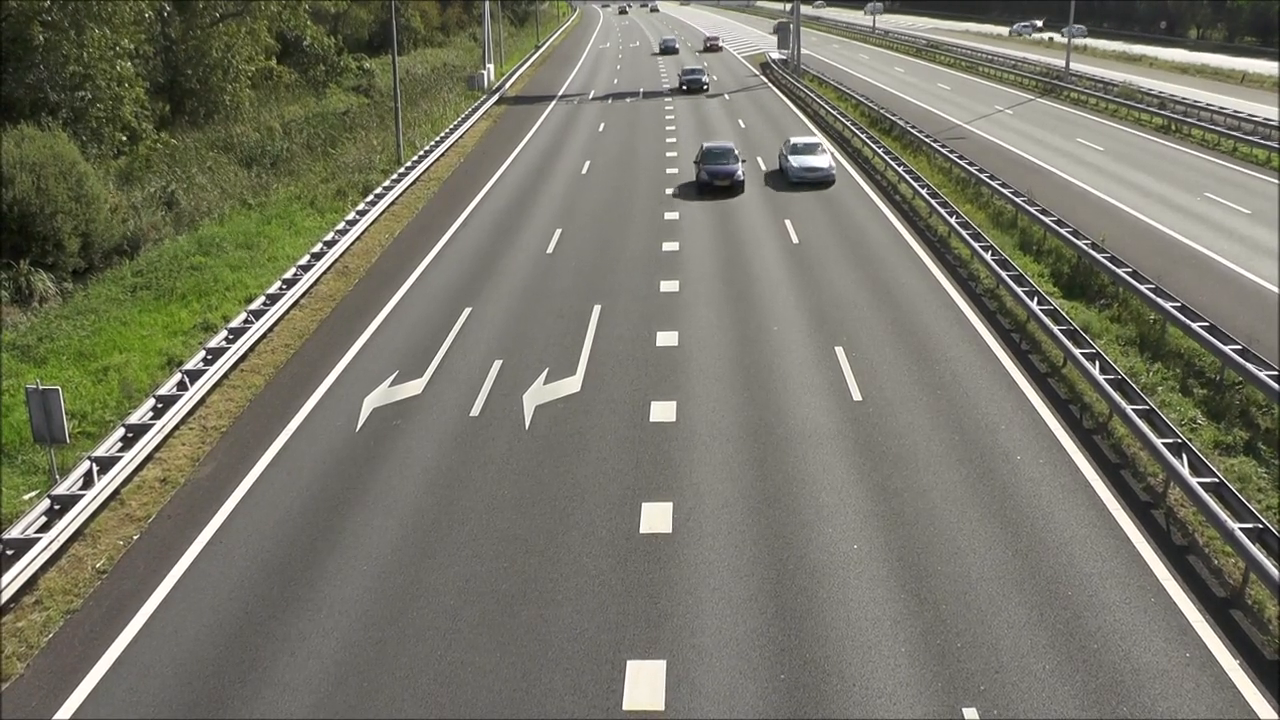
#> input picture frame 33 of Parte03/docs/traffic.mp4, 1280 x 720 px
$ python Exc1_aula.py
#> lines starting #> are read from the running program, lines starting #| are printed output that depends on the picture
#!/usr/bin/env python3

import cv2
import numpy as np
from time import sleep

y1_rect=600
y2_rect=700
def main():
    cap = cv2.VideoCapture('./docs/traffic.mp4')

    while True:
        ret, frame1 = cap.read()  # Grab every frame of the video
#> frame1 is the input picture: shape (720, 1280, 3); mean B, G, R 103.9, 117.9, 118.6

        tempo = float(1 / 120)
        sleep(tempo)  # Delay between each processing

        if ret == False:
            break


        gray = cv2.cvtColor(frame1, cv2.COLOR_BGR2GRAY)  # RGB to GRAY
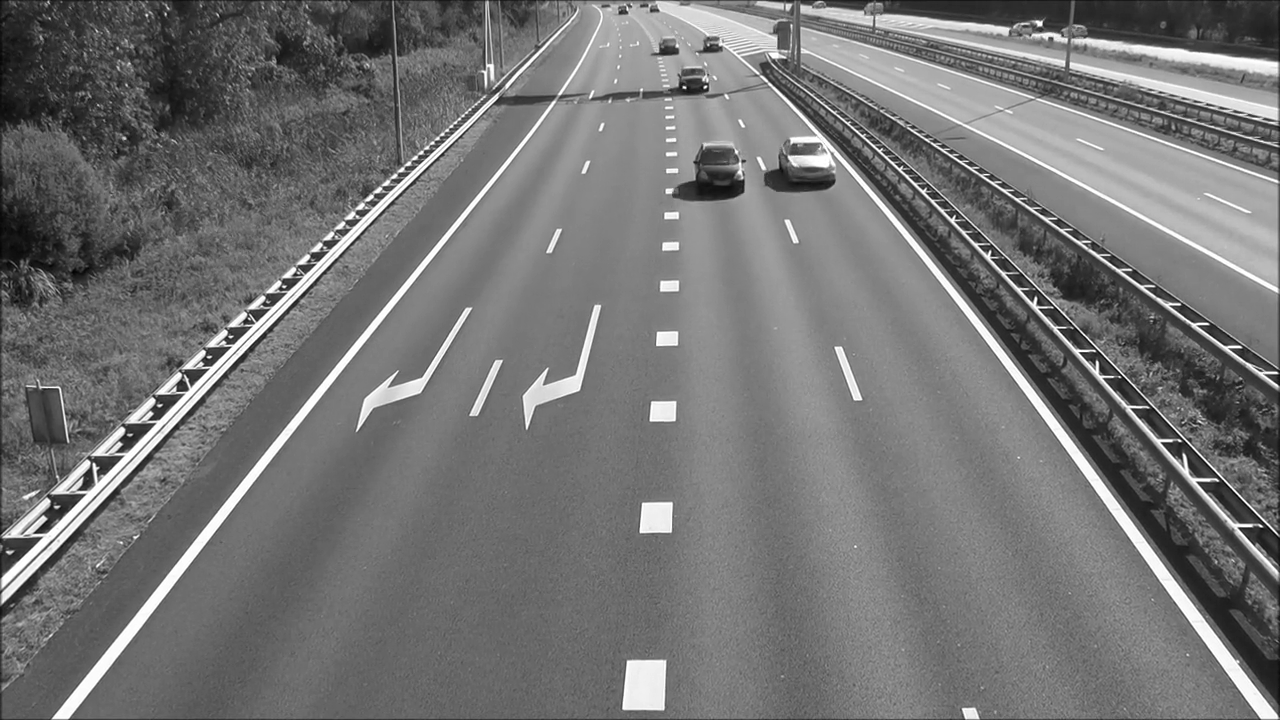
#> gray: shape (720, 1280); min 0, max 255, mean 116.6

        cv2.rectangle(frame1, (150, y1_rect), (350, y2_rect), (0, 255, 0), 2)
        cv2.rectangle(frame1, (400, y1_rect), (600, y2_rect), (0, 255, 0), 2)
        cv2.rectangle(frame1, (700, y1_rect), (900, y2_rect), (0, 255, 0), 2)
        cv2.rectangle(frame1, (1000, y1_rect), (1200, y2_rect), (0, 255, 0), 2)
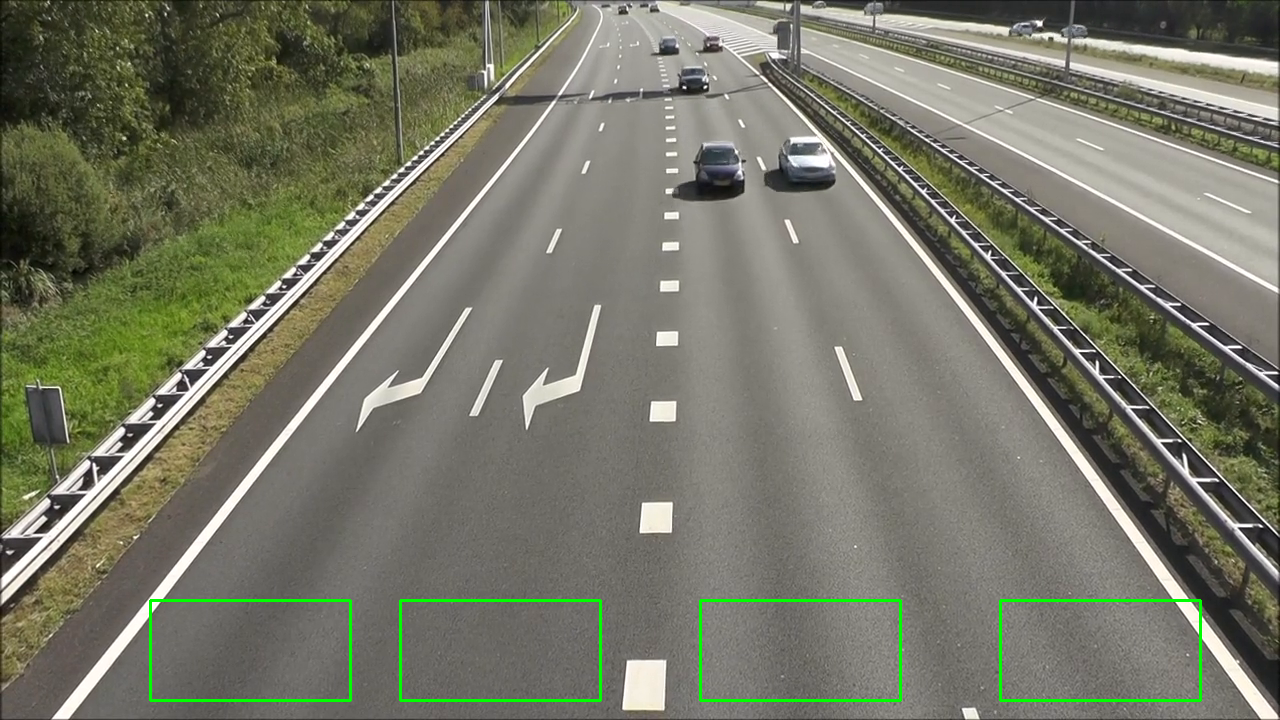
#> frame1: shape (720, 1280, 3); mean B, G, R 103.1, 119, 117.6

        img1=frame1[y1_rect:y2_rect,150:350,:]
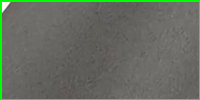
#> img1: shape (100, 200, 3); mean B, G, R 94.2, 109.5, 100.1
        img2=frame1[y1_rect:y2_rect,400:600,:]
        img3=frame1[y1_rect:y2_rect,700:900,:]
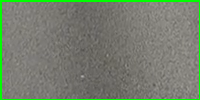
#> img3: shape (100, 200, 3); mean B, G, R 110.3, 126.7, 117.3
        img4=frame1[y1_rect:y2_rect,1000:1200,:]
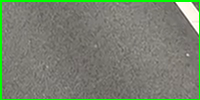
#> img4: shape (100, 200, 3); mean B, G, R 112.6, 129.4, 120.3

        avg_color_per_row = np.average(img1, axis=0)
#> avg_color_per_row = 200 rows, first 8: [0, 255, 0], [0, 255, 0], [113.6, 125.8, 120.5], [111.2, 123.4, 118.2], [109.6, 121.9, 116.3], [107.9, 120.2, 114.7], [106.5, 118.6, 113.2], [105.1, 117.1, 111.6]
        avg_color = np.average(avg_color_per_row, axis=0)
#> avg_color = [94.24, 109.5, 100.1]

        cv2.imshow('window',frame1)
        cv2.imshow('window1',img1)
        cv2.imshow('window2',img2)
        cv2.imshow('window3',img3)
        cv2.imshow('window4',img4)

        if cv2.waitKey(1) == 27:
#> (key Esc is pressed here)
            break


if __name__ == "__main__":
    main()

$ run again, starting later in the video
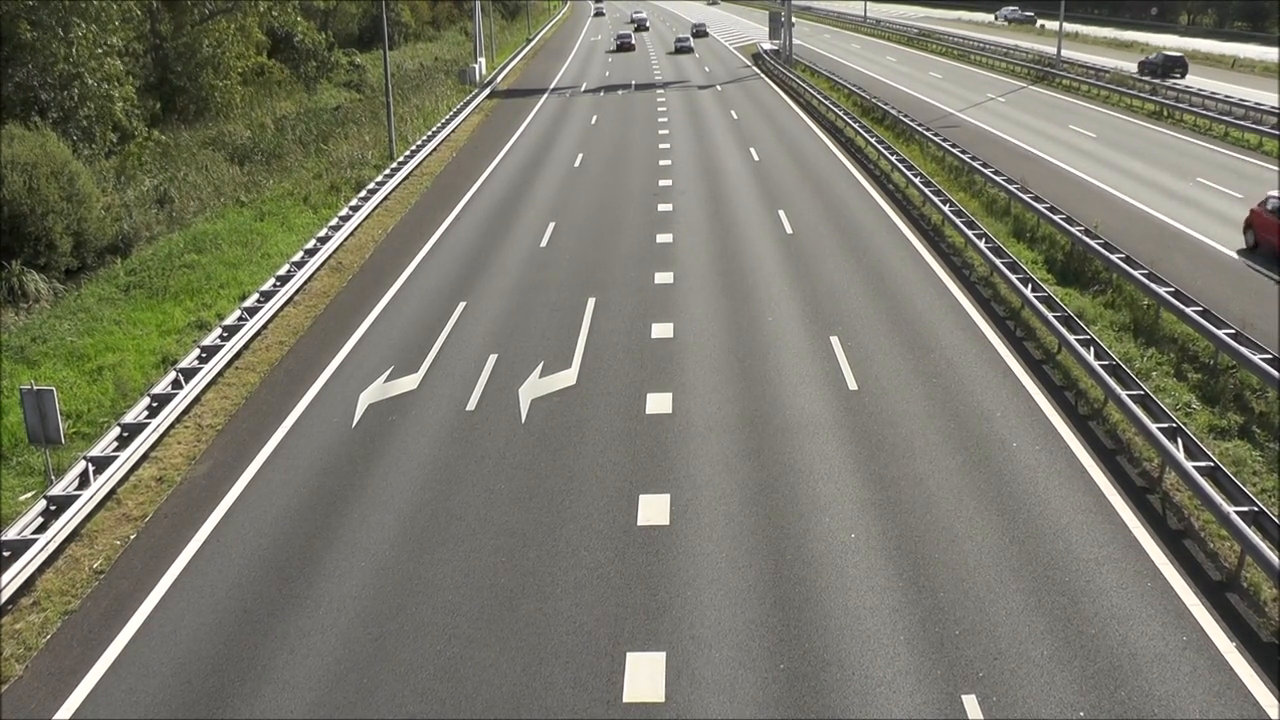
#> input picture frame 150 of Parte03/docs/traffic.mp4, 1280 x 720 px
#> in main, frame1 is the input picture: shape (720, 1280, 3); mean B, G, R 106.3, 120.4, 121.2
#> in main, `gray = cv2.cvtColor(frame1, cv2.COLOR_BGR2GRAY)`:
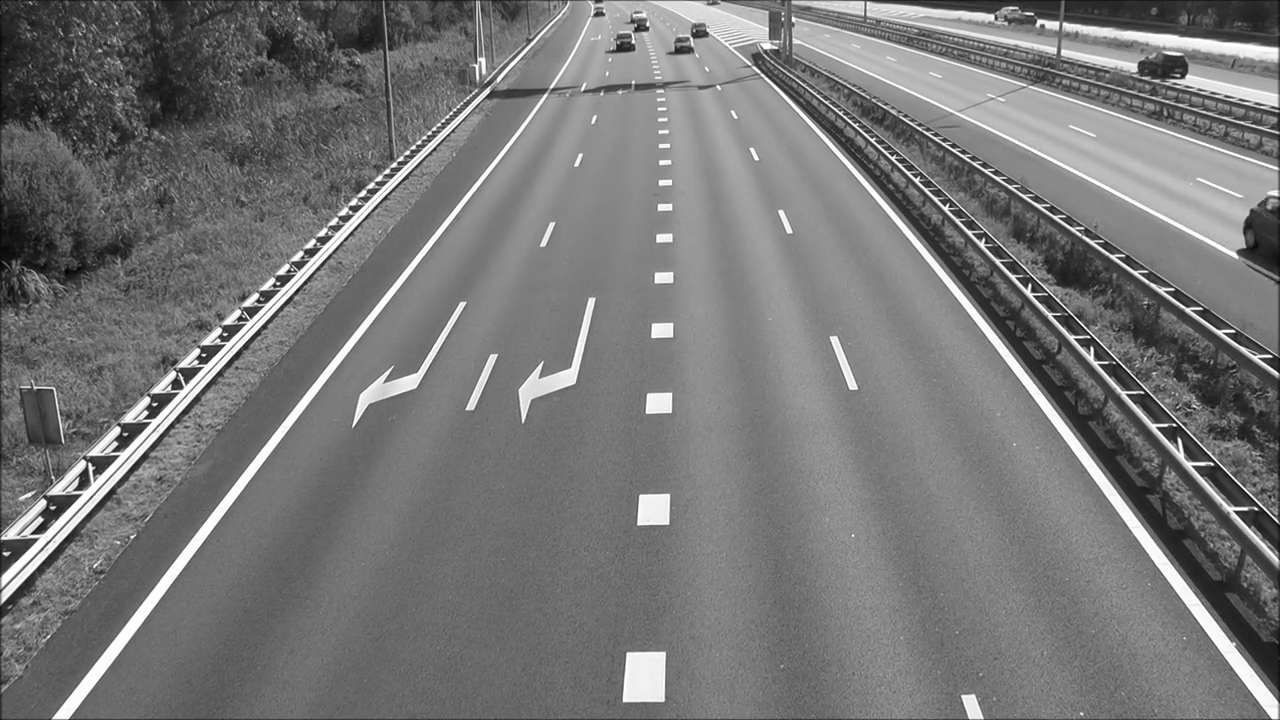
#> gray: shape (720, 1280); min 1, max 255, mean 119.1
#> in main, `img4=frame1[y1_rect:y2_rect,1000:1200,:]`:
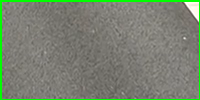
#> img4: shape (100, 200, 3); mean B, G, R 112.9, 129.9, 120.6
#> avg_color_per_row = 200 rows, first 8: [0, 255, 0], [0, 255, 0], [111.2, 122.7, 117.6], [109.3, 120.8, 115.7], [108.2, 119.5, 114.5], [106.4, 117.6, 112.6], [104.8, 115.9, 111], [102.8, 113.9, 109]
#> avg_color = [95.93, 111.1, 101.7]

$ run again, starting later in the video
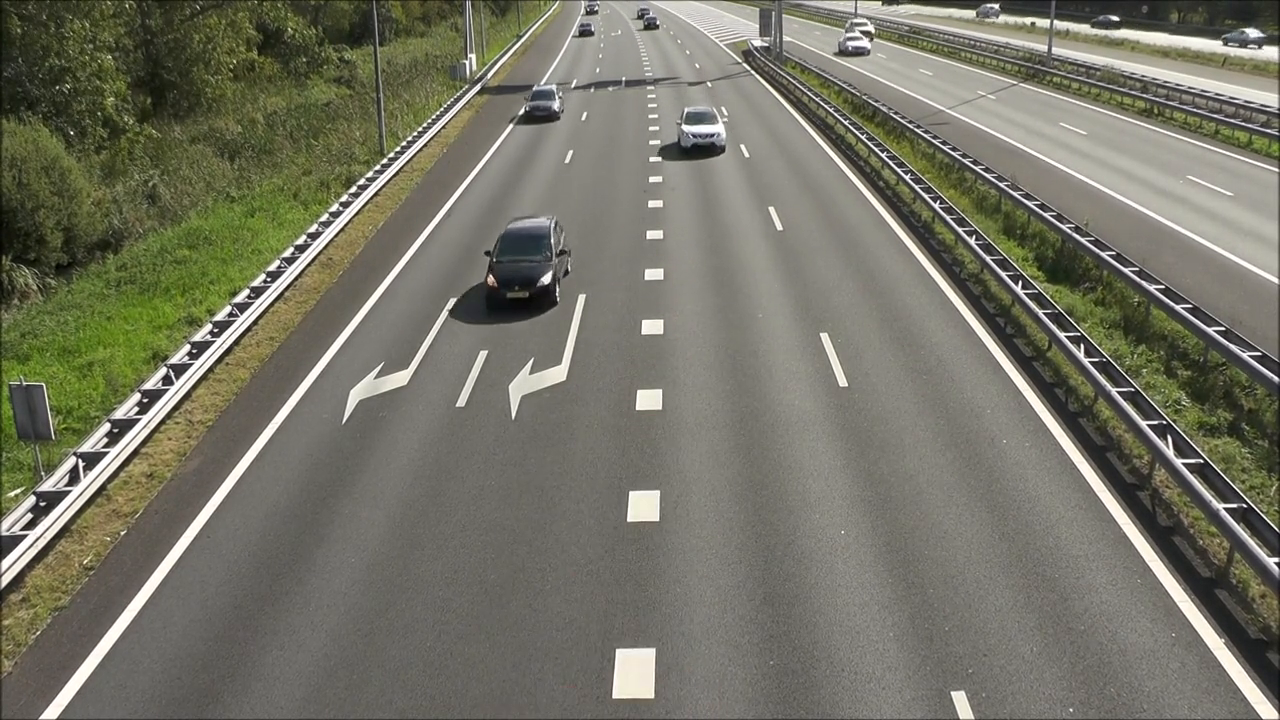
#> input picture frame 268 of Parte03/docs/traffic.mp4, 1280 x 720 px
#> in main, frame1 is the input picture: shape (720, 1280, 3); mean B, G, R 101.8, 115.9, 116.6
#> in main, `img1=frame1[y1_rect:y2_rect,150:350,:]`:
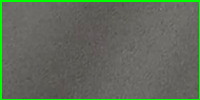
#> img1: shape (100, 200, 3); mean B, G, R 91.1, 106.5, 97.2
#> in main, `img4=frame1[y1_rect:y2_rect,1000:1200,:]`:
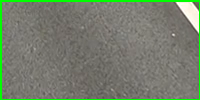
#> img4: shape (100, 200, 3); mean B, G, R 108.8, 126.1, 117.1
#> avg_color_per_row = 200 rows, first 8: [0, 255, 0], [0, 255, 0], [95.33, 107, 101.3], [95.86, 107.5, 101.8], [96.88, 108.2, 102.8], [96.88, 108.2, 102.8], [96.8, 108.2, 102.7], [96.89, 108.3, 102.8]
#> avg_color = [91.09, 106.5, 97.19]
